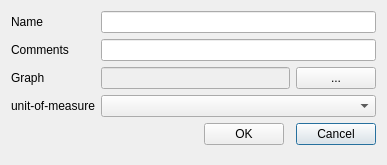
<?xml version="1.0" encoding="UTF-8"?>
<ui version="4.0">
 <class>FLFloorPropertyDLG</class>
 <widget class="QDialog" name="FLFloorPropertyDLG">
  <property name="geometry">
   <rect>
    <x>0</x>
    <y>0</y>
    <width>387</width>
    <height>165</height>
   </rect>
  </property>
  <property name="windowTitle">
   <string>Floor Propertys</string>
  </property>
  <layout class="QGridLayout" name="gridLayout">
   <item row="2" column="0">
    <widget class="QLabel" name="label_3">
     <property name="text">
      <string>Graph</string>
     </property>
    </widget>
   </item>
   <item row="4" column="5">
    <widget class="QPushButton" name="pb_cancel">
     <property name="text">
      <string>Cancel</string>
     </property>
    </widget>
   </item>
   <item row="1" column="0" colspan="2">
    <widget class="QLabel" name="label_2">
     <property name="text">
      <string>Comments</string>
     </property>
    </widget>
   </item>
   <item row="2" column="5">
    <widget class="QPushButton" name="pushButton">
     <property name="sizePolicy">
      <sizepolicy hsizetype="Fixed" vsizetype="Fixed">
       <horstretch>0</horstretch>
       <verstretch>0</verstretch>
      </sizepolicy>
     </property>
     <property name="text">
      <string>...</string>
     </property>
    </widget>
   </item>
   <item row="3" column="0" colspan="2">
    <widget class="QLabel" name="label_4">
     <property name="text">
      <string>unit-of-measure</string>
     </property>
    </widget>
   </item>
   <item row="0" column="0">
    <widget class="QLabel" name="label">
     <property name="text">
      <string>Name</string>
     </property>
    </widget>
   </item>
   <item row="4" column="3">
    <widget class="QPushButton" name="pb_ok">
     <property name="text">
      <string>OK</string>
     </property>
    </widget>
   </item>
   <item row="4" column="2">
    <spacer name="horizontalSpacer">
     <property name="orientation">
      <enum>Qt::Horizontal</enum>
     </property>
     <property name="sizeHint" stdset="0">
      <size>
       <width>65</width>
       <height>20</height>
      </size>
     </property>
    </spacer>
   </item>
   <item row="5" column="5">
    <spacer name="verticalSpacer">
     <property name="orientation">
      <enum>Qt::Vertical</enum>
     </property>
     <property name="sizeHint" stdset="0">
      <size>
       <width>20</width>
       <height>56</height>
      </size>
     </property>
    </spacer>
   </item>
   <item row="0" column="2" colspan="4">
    <widget class="QLineEdit" name="lineEdit"/>
   </item>
   <item row="1" column="2" colspan="4">
    <widget class="QLineEdit" name="lineEdit_2"/>
   </item>
   <item row="3" column="2" colspan="4">
    <widget class="QComboBox" name="comboBox"/>
   </item>
   <item row="2" column="2" colspan="3">
    <widget class="QLineEdit" name="lineEdit_3">
     <property name="enabled">
      <bool>false</bool>
     </property>
    </widget>
   </item>
  </layout>
 </widget>
 <layoutdefault spacing="6" margin="11"/>
 <resources>
  <include location="firelink.qrc"/>
 </resources>
 <connections/>
</ui>
